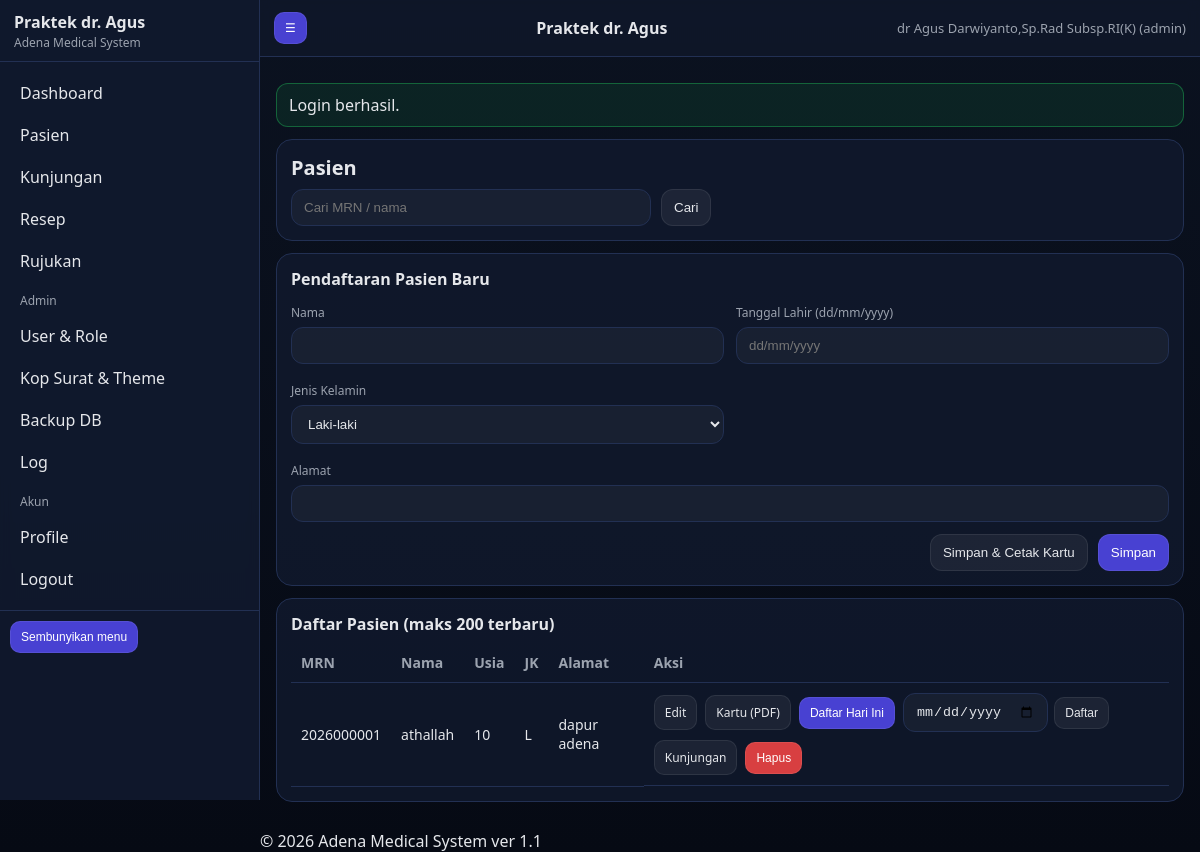
Screenshot of /patients.php (signed in) with the database file from the repository.
### tables this page shows
CREATE TABLE `patients` (
  `id` bigint(20) NOT NULL,
  `mrn` varchar(30) NOT NULL,
  `full_name` varchar(150) NOT NULL,
  `dob` date DEFAULT NULL,
  `gender` enum('L','P') NOT NULL,
  `address` varchar(255) DEFAULT NULL,
  `created_at` datetime NOT NULL
);

### app/helpers.php (called while the page is built, shortened)
<?php
function e(string $s): string { return htmlspecialchars($s, ENT_QUOTES, 'UTF-8'); }
function config(): array {
  static $cfg = null;
  if ($cfg === null) {
    $file = __DIR__ . '/config.php';
    if (!file_exists($file)) {
      $cfg = require __DIR__ . '/config.sample.php';
    } else {
      $cfg = require $file;
    }
  }
  return $cfg;
}
function base_path(): string {
  $bp = config()['base_path'] ?? '';
  return rtrim($bp, '/');
}
function url(string $path = ''): string {
  $bp = base_path();
  $path = '/' . ltrim($path, '/');
  return $bp . $path;
}
function ensure_dirs(): void {
  $cfg = config();
}
function age_from_dob(?string $dob): ?int {
  try {
    $d = new DateTime($dob);
    $n = new DateTime();
    return (int)$n->diff($d)->y;
  } catch (Throwable $e) { return null; }
}

### app/db.php (called while the page is built, shortened)
<?php
require_once __DIR__ . '/helpers.php';
function db(): PDO {
  static $pdo = null;
  if ($pdo) return $pdo;
  $cfg = config()['db'];
  $dsn = sprintf('mysql:host=%s;port=%d;dbname=%s;charset=%s',
    $cfg['host'], (int)$cfg['port'], $cfg['name'], $cfg['charset'] ?? 'utf8mb4'
  );
  $opt = [
    PDO::ATTR_ERRMODE => PDO::ERRMODE_EXCEPTION,
    PDO::ATTR_DEFAULT_FETCH_MODE => PDO::FETCH_ASSOC,
    PDO::ATTR_EMULATE_PREPARES => false,
  ];
  try {
    $pdo = new PDO($dsn, $cfg['user'], $cfg['pass'], $opt);
  } catch (Throwable $e) {
    log_app('error', 'DB connection failed', ['err' => $e->getMessage()]);
    throw $e;
  }
  return $pdo;
}

### app/config.php (called while the page is built)
<?php
return array (
  'installed' => true,
  'base_path' => '/AMS',
  'db' =>
  array (
    'host' => '127.0.0.1',
    'port' => 3306,
    'name' => 'ams11',
    'user' => 'root',
    'pass' => '',
    'charset' => 'utf8mb4',
  ),
  'security' =>
  array (
    'session_name' => 'AMSSESSID',
    'csrf_key' => '922e70ba681779f204f2c06607a7a469',
  ),
  'uploads' =>
  array (
    'logo_dir' => 'C:\\xampp\\htdocs\\AMS\\install/../storage/uploads/logo',
    'signature_dir' => 'C:\\xampp\\htdocs\\AMS\\install/../storage/uploads/signature',
  ),
  'paths' =>
  array (
    'logs' => 'C:\\xampp\\htdocs\\AMS\\install/../storage/logs',
    'backups' => 'C:\\xampp\\htdocs\\AMS\\install/../storage/backups',
  ),
  'gdrive' =>
  array (
    'enabled' => false,
    'service_account_json' => 'C:\\xampp\\htdocs\\AMS\\install/../storage/credentials/gdrive_service_account.json',
    'folder_id' => '',
  ),
);

### app/auth.php (called while the page is built, shortened)
<?php
require_once __DIR__ . '/helpers.php';
require_once __DIR__ . '/db.php';
function session_boot(): void {
  $cfg = config();
}
function auth_user(): ?array {
  return $_SESSION['user'] ?? null;
}

### patients.php (the view, shortened to what this page needs)
<?php
require_once __DIR__ . '/app/auth.php';
require_once __DIR__ . '/app/db.php';
$u = auth_user();
$role = $u['role'] ?? '';
$is_admin = ($role === 'admin');
$is_sekretariat = ($role === 'sekretariat');
$q = trim($_GET['q'] ?? '');
$sql = "SELECT id, mrn, full_name, dob, gender, address, created_at FROM patients";
$params = [];
$sql .= " ORDER BY created_at DESC LIMIT 200";
$st = db()->prepare($sql);
$st->execute($params);
$rows = $st->fetchAll();
require __DIR__ . '/app/views/partials/header.php';
?>
<div class="card">
  <div class="h1">Pasien</div>
  <form method="get" style="display:flex;gap:10px;flex-wrap:wrap">
    <input class="input" name="q" placeholder="Cari MRN / nama" value="<?= e($q) ?>" style="max-width:360px">
    <button class="btn secondary" type="submit">Cari</button>
  </form>
</div>
<div class="card">
  <div class="h1" style="font-size:16px">Pendaftaran Pasien Baru</div>
  <form method="post" class="grid" autocomplete="off">
    <div class="col-6">
      <div class="label">Nama</div>
      <input class="input" name="full_name" required>
    </div>
    <div class="col-6">
      <div class="label">Tanggal Lahir (dd/mm/yyyy)</div>
      <input class="input" type="text" name="dob" placeholder="dd/mm/yyyy">
    </div>
    <div class="col-6">
      <div class="label">Jenis Kelamin</div>
      <select class="input" name="gender">
        <option value="L">Laki-laki</option>
      </select>
    </div>
    <div class="col-12">
      <div class="label">Alamat</div>
      <input class="input" name="address">
    </div>
    <div class="col-12" style="display:flex;justify-content:flex-end;gap:10px">
      <button class="btn secondary" type="submit" name="print_card" value="1">Simpan &amp; Cetak Kartu</button>
      <button class="btn" type="submit">Simpan</button>
    </div>
  </form>
</div>
<div class="card">
  <div class="h1" style="font-size:16px">Daftar Pasien (maks 200 terbaru)</div>
  <table class="table">
    <thead>
      <tr><th>MRN</th><th>Nama</th><th>Usia</th><th>JK</th><th>Alamat</th><th>Aksi</th></tr>
    </thead>
    <tbody>
      <?php foreach ($rows as $r): ?>
        <tr>
          <td><?= e($r['mrn']) ?></td>
          <td><?= e($r['full_name']) ?></td>
          <td><?= e((string)(age_from_dob($r['dob']) ?? '-')) ?></td>
          <td><?= e($r['gender']) ?></td>
          <td><?= e($r['address'] ?? '') ?></td>
          <td style="display:flex;gap:8px;flex-wrap:wrap;align-items:center">
            <a class="btn small secondary" href="<?= e(url('/patient_edit.php?id='.(int)$r['id'])) ?>">Edit</a>
            <a class="btn small secondary" href="<?= e(url('/patient_card_pdf.php?id='.(int)$r['id'])) ?>" target="_blank">Kartu (PDF)</a>
            <?php if ($is_sekretariat || $is_admin): ?>
              <form method="post" style="display:inline">
                <button class="btn small" type="submit">Daftar Hari Ini</button>
              </form>
              <form method="post" style="display:flex;gap:6px;align-items:center">
                <input class="input" type="date" name="queue_date" style="max-width:160px">
                <button class="btn small secondary" type="submit">Daftar</button>
              </form>
            <?php endif; ?>
            <?php if (!$is_sekretariat): ?>
              <a class="btn small secondary" href="<?= e(url('/visits.php?patient_id='.(int)$r['id'])) ?>">Kunjungan</a>
            <?php endif; ?>
            <?php if ($is_admin): ?>
              <form method="post" style="display:inline" onsubmit="return confirm('Hapus pasien? (hanya admin)')">
                <button class="btn small danger" type="submit">Hapus</button>
              </form>
            <?php endif; ?>
          </td>
        </tr>
      <?php endforeach; ?>
    </tbody>
  </table>
</div>
<?php require __DIR__ . '/app/views/partials/footer.php'; ?>

### public/assets/css/theme.css (style rules this page uses)
:root { --bg:#0b1220; --panel:#111a2e; --panel2:#0f172a; --text:#e5e7eb; --muted:#9ca3af; --line:#223053; --accent:#4f46e5; --danger:#ef4444; --ok:#22c55e; }
* { box-sizing:border-box }
body { margin:0;font-family:system-ui,-apple-system,Segoe UI,Roboto,Arial,sans-serif;background:linear-gradient(180deg,var(--bg),#060a14);color:var(--text) }
a { color:inherit;text-decoration:none }
.card { background:rgba(17,26,46,.8);border:1px solid var(--line);border-radius:16px;padding:14px;margin:12px 0 }
.h1 { font-size:20px;font-weight:800;margin:0 0 8px }
.grid { display:grid;grid-template-columns:repeat(12,1fr);gap:12px }
.col-6 { grid-column:span 6 }
.col-12 { grid-column:span 12 }
.input, select, textarea { width:100%;padding:10px 12px;border-radius:12px;border:1px solid var(--line); background:rgba(255,255,255,.04);color:var(--text);outline:none }
.label { font-size:12px;color:var(--muted);margin:6px 0 6px }
.btn { display:inline-flex;align-items:center;justify-content:center;gap:8px; padding:10px 12px;border-radius:12px;border:1px solid rgba(255,255,255,.08); background:rgba(79,70,229,.9);color:#fff;cursor:pointer }
.btn.secondary { background:rgba(255,255,255,.06);color:var(--text) }
.btn.danger { background:rgba(239,68,68,.9) }
.btn.small { padding:8px 10px;border-radius:10px;font-size:12px }
.table { width:100%;border-collapse:collapse }
.table th,.table td { border-bottom:1px solid var(--line);padding:10px;text-align:left;font-size:14px }
.table th { color:var(--muted);font-weight:600 }
select option { color: #000 !important; background: #fff !important; }

### rows the page displays
patients: mrn "2026000001", full_name "athallah", dob "10", gender "L", address "dapur adena"

### other values shown
$brand_title "Praktek dr. Agus"
$badge "Adena Medical System"
$u['full_name'] "dr Agus Darwiyanto,Sp.Rad Subsp.RI(K)"
$u['role'] "admin"
$msg "Login berhasil."
$footer_text "© 2026 Adena Medical System ver 1.1"
